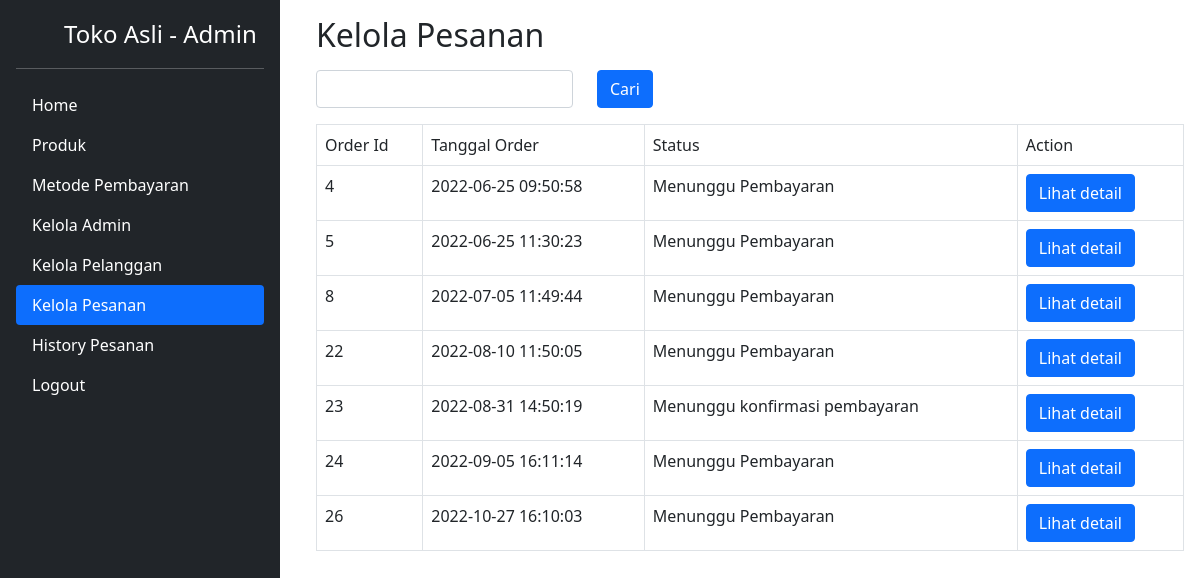
Screenshot of /admin/kelolapesanan.php (signed in) with the database file from the repository.
### tables this page shows
CREATE TABLE `transaksi` (
  `id` int(11) NOT NULL,
  `tanggal_transaksi` datetime NOT NULL,
  `user_id` int(11) NOT NULL,
  `ppn` int(11) NOT NULL,
  `no_resi` varchar(30) DEFAULT NULL,
  `tanggal_pengiriman` datetime DEFAULT NULL,
  `metode_pembayaran_id` int(11) DEFAULT NULL,
  `bukti_bayar` varchar(255) DEFAULT NULL,
  `tanggal_bayar` datetime DEFAULT NULL,
  `konfirmasi_pembayaran` datetime DEFAULT NULL
);

### admin/kelolapesanan.php (the view, shortened to what this page needs)
<!DOCTYPE html>
<html lang="en">
<head>
    <link href="https://cdn.jsdelivr.net/npm/bootstrap@5.0.2/dist/css/bootstrap.min.css" rel="stylesheet">
</head>
<body>
    <?php
    include "menu.php";
    ?>
        <div class="d-flex flex-column w-100" style="padding-left: 300px">
            <div class="container p-3">
            <h2>Kelola Pesanan</h2>
        <div>
            <form action="" method="POST" class="row mt-3 mb-3">
                <div class="col-auto">
                    <input type="text" class="form-control" id="search" name="search">
                </div>
                <div class="col-auto">
                    <button type="submit" class="btn btn-primary">Cari</button>
                </div>
            </form>
            </div>
            <table class="table table-bordered">
        <tr>
            <td>Order Id</td>
            <td>Tanggal Order</td>
            <td>Status</td>
            <td>Action</td>
        </tr>
        <?php
        include "../config.php";
        if(isset($_POST['search'])) {
            $inputan = $_POST['search'];
            $query = "SELECT * FROM transaksi WHERE id LIKE '%$inputan%' WHERE no_resi IS NULL";
        } else {
            $query = "SELECT * FROM transaksi WHERE no_resi IS NULL";
        }
        $result=mysqli_query($connection, $query);
        $order=mysqli_fetch_array($result, MYSQLI_ASSOC);
        if($order !== null) {
            do {
                $status = 'none';
                if($order['tanggal_bayar'] === null) {
                    $status = 'Menunggu Pembayaran';
                } else if($order['konfirmasi_pembayaran'] === null) {
                    $status = 'Menunggu konfirmasi pembayaran';
                } else if($order['no_resi'] === null) {
                    $status = 'Diproses';
                } else if($order['no_resi'] !== null) {
                    $status = 'Sudah dikirim';
                }
                ?>
                <tr>
                    <td><?php echo $order['id'] ?></td>
                    <td><?php echo $order['tanggal_transaksi'] ?></td>
                    <td><?php echo $status ?></td>
                    <td>
                        <a href="detailorder.php?id=<?= $order['id'] ?>" class="btn btn-primary">Lihat detail</a>
                    </td>
                </tr>
                <?php
                $order=mysqli_fetch_array($result, MYSQLI_ASSOC);
            } while ($order !== null);
        }
        ?>
    </table>
</body>
</html>

### admin/menu.php (style rules this page uses)
html { height: -webkit-fill-available; }
body { display: flex; flex-wrap: nowrap; min-height: 100vh; min-height: -webkit-fill-available; height: -webkit-fill-available; overflow-x: auto; }

### rows the page displays
transaksi: id "4", tanggal_transaksi "2022-06-25 09:50:58", tanggal_bayar "Menunggu Pembayaran"
transaksi: id "5", tanggal_transaksi "2022-06-25 11:30:23", tanggal_bayar "Menunggu Pembayaran"
transaksi: id "8", tanggal_transaksi "2022-07-05 11:49:44", tanggal_bayar "Menunggu Pembayaran"
transaksi: id "22", tanggal_transaksi "2022-08-10 11:50:05", tanggal_bayar "Menunggu Pembayaran"
transaksi: id "23", tanggal_transaksi "2022-08-31 14:50:19", konfirmasi_pembayaran "Menunggu konfirmasi pembayaran"
transaksi: id "24", tanggal_transaksi "2022-09-05 16:11:14", tanggal_bayar "Menunggu Pembayaran"
transaksi: id "26", tanggal_transaksi "2022-10-27 16:10:03", tanggal_bayar "Menunggu Pembayaran"
